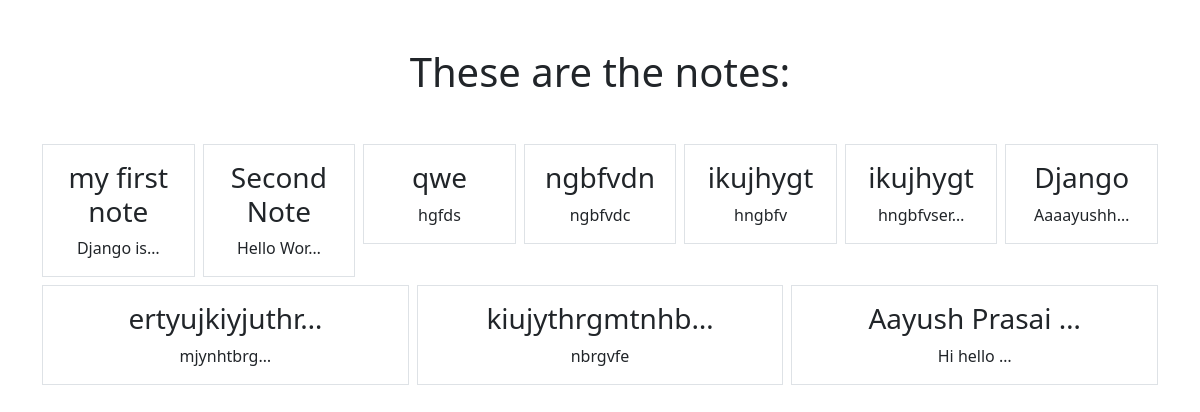
The app's page /smart/notes, older data.
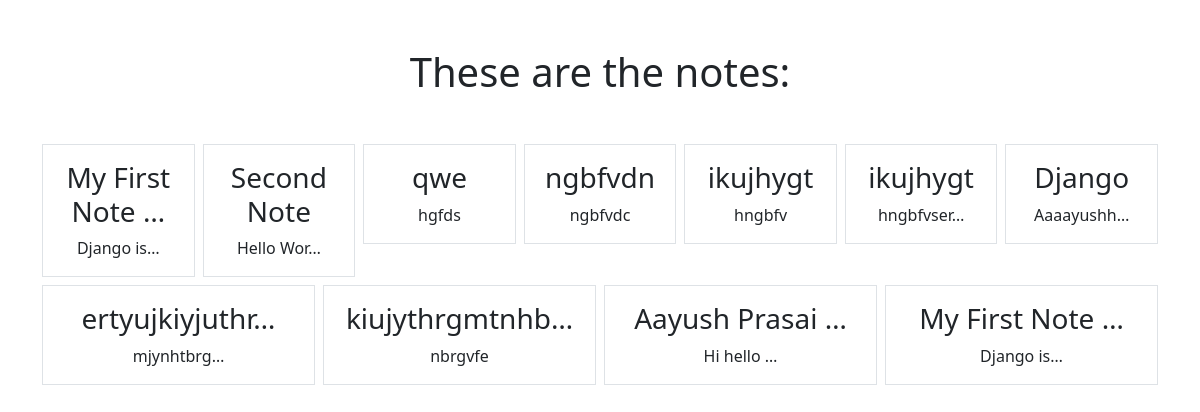
The same page, newer data.
### notes/models.py (models this page shows)
class Notes(models.Model):
    title= models.CharField(max_length=200)
    text = models.TextField()
    created = models.DateTimeField(auto_now_add=True)
    likes = models.IntegerField(default=0)

### notes/views.py (the view)
# urls.py: path('notes', views.NotesListView.as_view(), name="notes.list"),
class NotesListView(ListView):
    model= Notes
    context_object_name="notes"
    template_name = "notes/notes_list.html"

### notes/templates/notes/notes_list.html (shortened to what this page needs)
{% extends "base.html" %}
{% block content %}
    <h1 class="my-5">These are the notes:</h1>
    <div class="row row-cols3 g-2">
         {% for note in notes %}
        <div class="col">
            <div class="p-3 border">
                 <a href="{% url 'notes.detail' pk=note.id %}" class="text-dark text-decoration-none"><h3>{{ note.title|truncatechars:15 }}</h3></a>
                {{note.text|truncatechars:10}}
        </div>
    </div>
    {% endfor %}
        {% endblock %}

Row changes from the older to the newer data that the page shows:
changed Notes (number 1 of 11 on the later page): title "my first note" → "My First Note …"
added Notes: title "My First Note …", text "Django is…"
